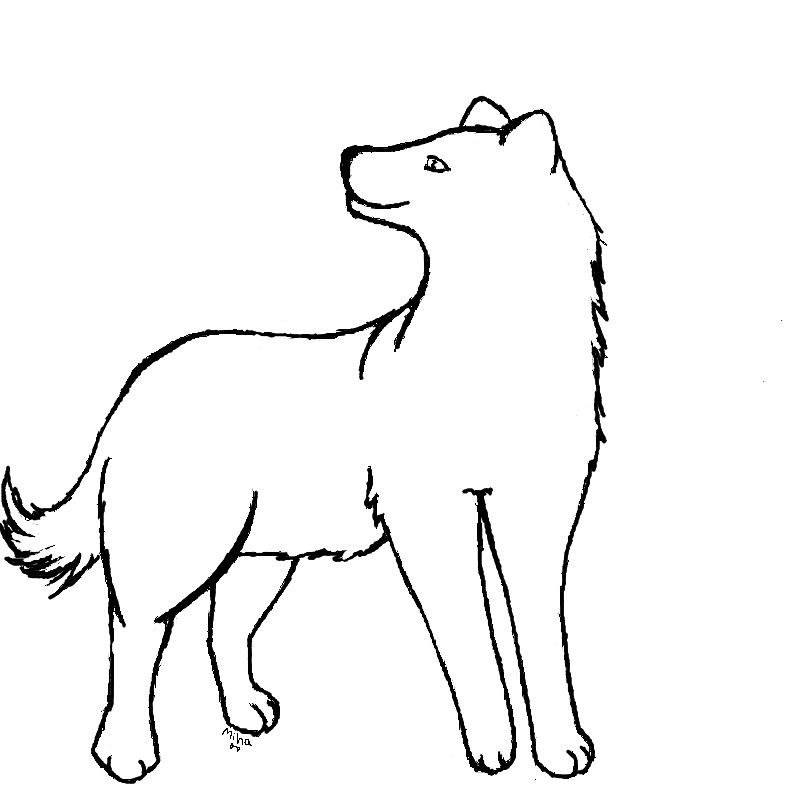
#> input picture particle_outliner/dog.jpg, 800 x 800 px
$ python image.py
#> lines starting #> are read from the running program, lines starting #| are printed output that depends on the picture; after the words box and inside, x2 and y2 are one past the last pixel; in counts of white or black regions, pixels touching at a corner belong together
import numpy as np
import cv2
import variables

img = cv2.imread('dog.jpg',cv2.IMREAD_GRAYSCALE)
#> img is the input picture: shape (800, 800); min 0, max 255, mean 244.8
_,img2 = cv2.threshold(img,150,255,cv2.THRESH_BINARY)
#> img2: shape (800, 800); 95.9% white; 19 black regions (13 under 20 px), largest, box (x1, y1, x2, y2) and area: (0, 96, 609, 784) 25725, (424, 155, 451, 173) 235, (230, 743, 240, 752) 31, (222, 728, 232, 739) 29, (237, 733, 243, 745) 25, (244, 739, 252, 746) 24
img2 = cv2.resize(img2,(200,200))
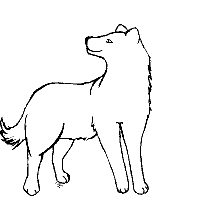
#> img2: shape (200, 200); min 0, max 255, mean 244.6
preprocessed = []

for j in range(len(img2)):
    for i in range(len(img2[0])):
        if not img2[j][i]:
            preprocessed.append((i+variables.offset_image,j+variables.offset_image))
#> after the loop, preprocessed = 1214 pairs, first value 50 to 201, second value 74 to 245
cv2.imshow("win",img2)
#cv2.waitKey(0)

$ run again, with particle_outliner/ele.jpg copied over particle_outliner/dog.jpg
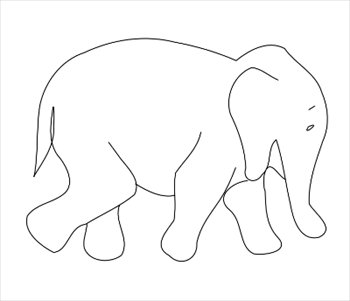
#> input picture particle_outliner/ele.jpg, 350 x 301 px
#> img is the input picture: shape (301, 350); min 0, max 255, mean 249.8
#> `_,img2 = cv2.threshold(img,150,255,cv2.THRESH_BINARY)`:
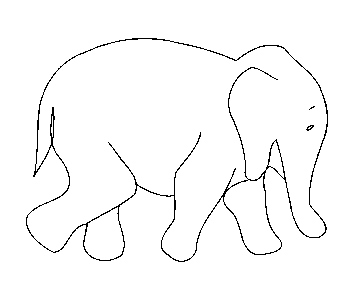
#> img2: shape (301, 350); 97.7% white; black in thin lines or dots, all inside (x1, y1, x2, y2) = (26, 38, 328, 262)
#> `img2 = cv2.resize(img2,(200,200))`:
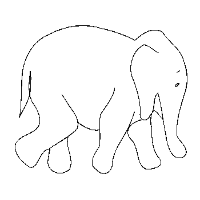
#> img2: shape (200, 200); min 0, max 255, mean 249.2
#> after the loop `for j in range(len(img2)):`: preprocessed = 56 pairs, first value 70 to 236, second value 76 to 207

$ run again, with particle_outliner/image.jpg copied over particle_outliner/dog.jpg
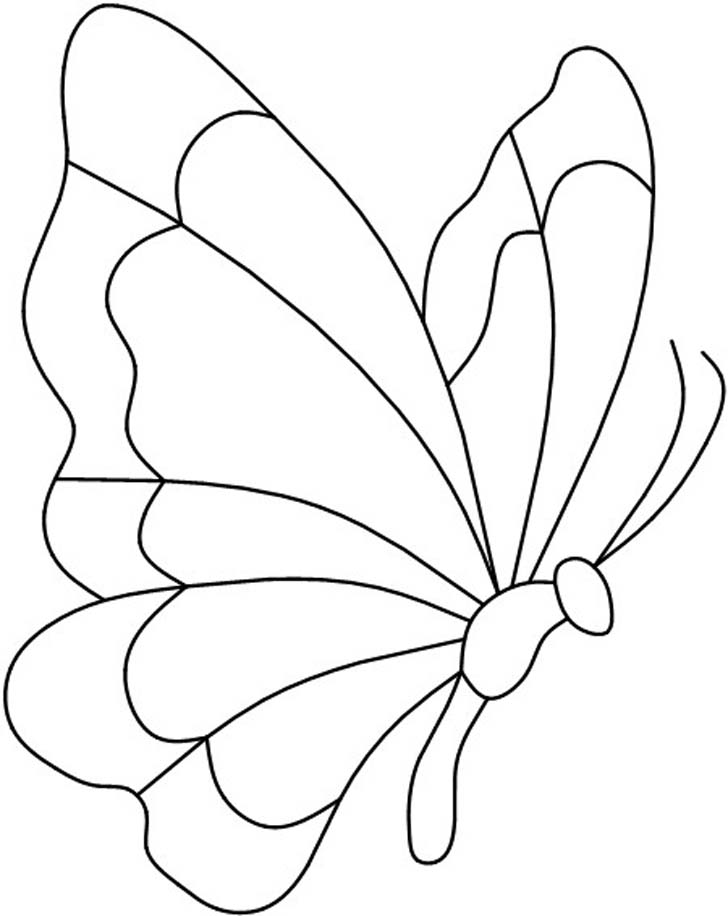
#> input picture particle_outliner/image.jpg, 728 x 916 px
#> img is the input picture: shape (916, 728); min 0, max 255, mean 242.8
#> `_,img2 = cv2.threshold(img,150,255,cv2.THRESH_BINARY)`:
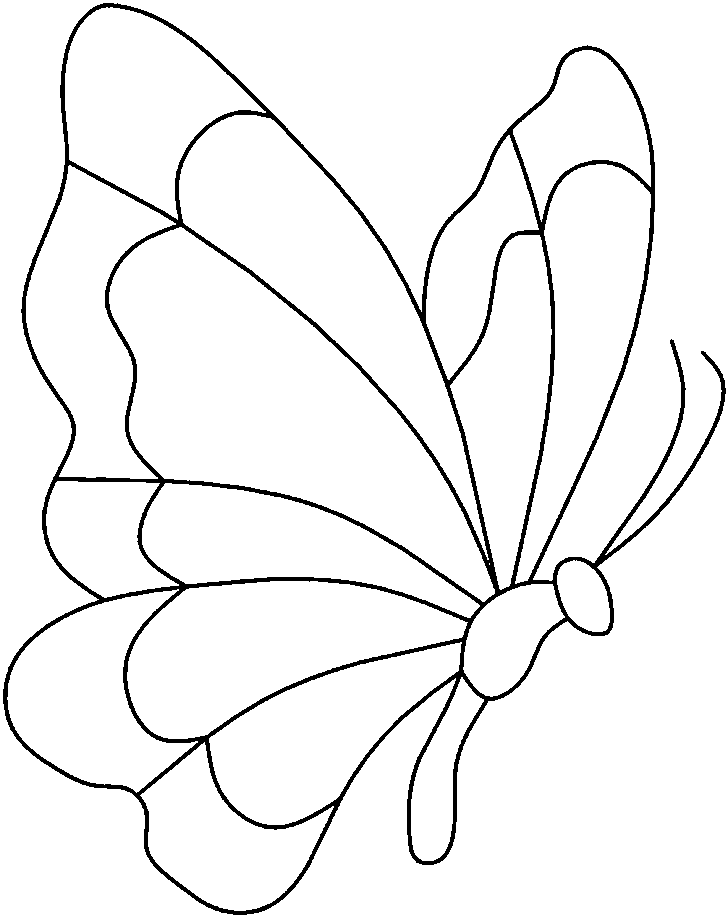
#> img2: shape (916, 728); 94.9% white; 1 black region, box (x1, y1, x2, y2) and area: (3, 3, 726, 915) 33870
#> `img2 = cv2.resize(img2,(200,200))`:
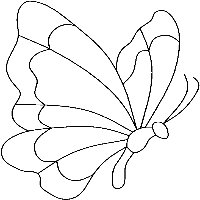
#> img2: shape (200, 200); min 0, max 255, mean 242.1
#> after the loop `for j in range(len(img2)):`: preprocessed = 1435 pairs, first value 51 to 248, second value 51 to 249

$ run again, with particle_outliner/circle.png saved as particle_outliner/dog.jpg
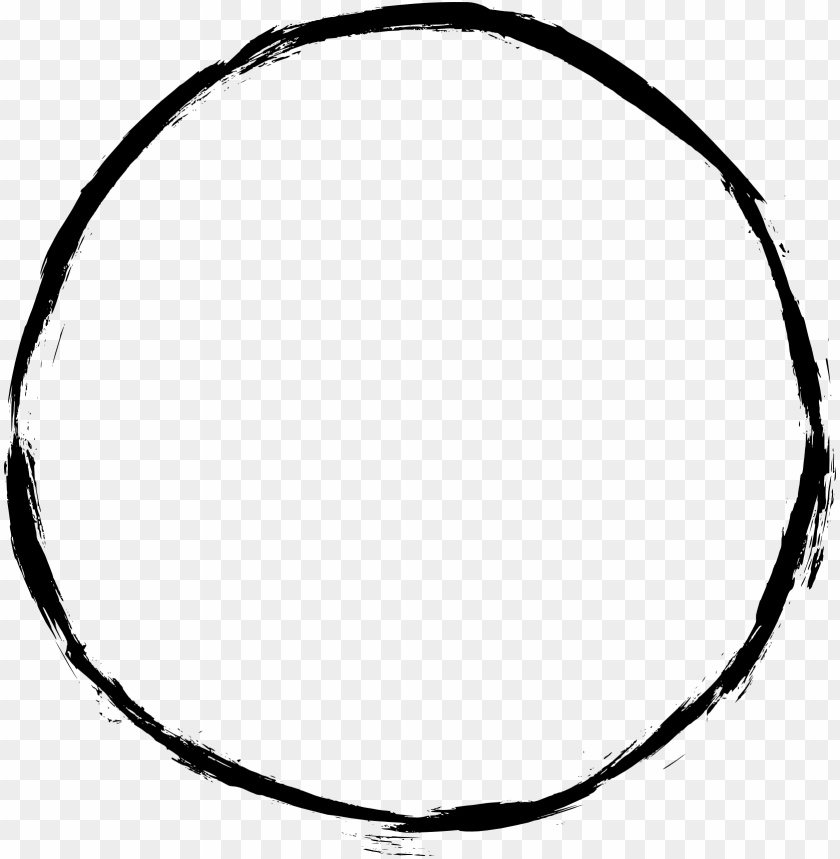
#> input picture particle_outliner/circle.png, 840 x 859 px
#> img is the input picture: shape (859, 840); min 0, max 255, mean 228.2
#> `img2 = cv2.resize(img2,(200,200))`:
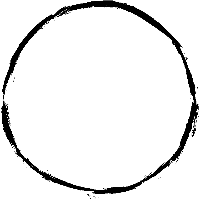
#> img2: shape (200, 200); min 0, max 255, mean 236.6
#> after the loop `for j in range(len(img2)):`: preprocessed = 2605 pairs, first value 51 to 247, second value 51 to 243
